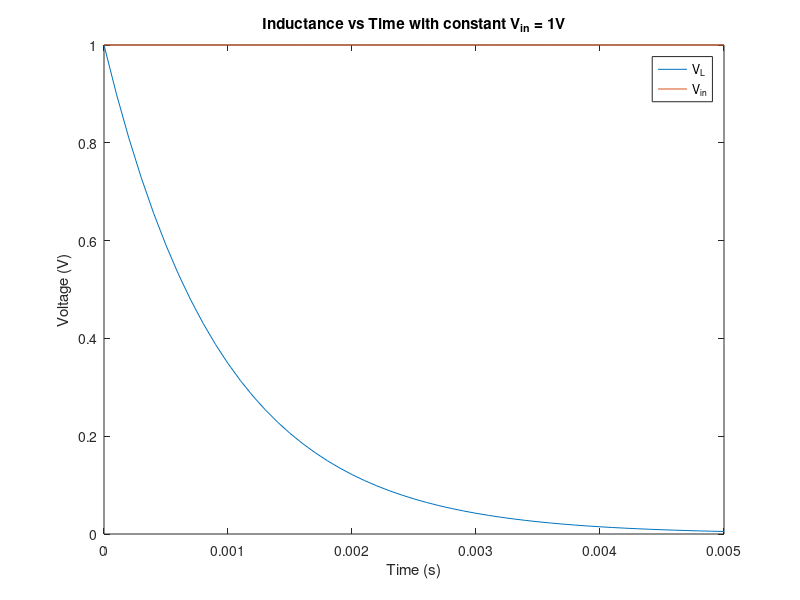

This chart was generated by the following MATLAB code: (Note: this script raises an error after producing the figure.)
%% Part 2 RL Circuit Simulation.

t0= 0; %Start Time in seconds 
h = 0.0001;% time step in seconds
R = 1e2;% Resistance
L = 0.1;%induction
tf= 0.005; %End Time in seconds
t = linspace(t0,tf,((tf-t0)/h) +1);
V_in_0 = 1;
V_L_0 = V_in_0; % at time zero the current is zero and no voltage is dropped across the resistor.
I_L_0 = 0;


V_in = V_in_0.*ones(1,length(t)) ; % input voltage source
V_L = zeros(1, length(t));
V_L(1,1) = V_L_0;
I_L = zeros(1, length(t));
I_L(1,1) = I_L_0;


%% equation: i(k+1) = (1-hR/L)*i,k + (h/L)V_in,k
% To vectorize the eq, it becomes: i(k+1) = C*i_k + B*V_in_k
b = h/L;
a = R*b;
c = 1-a;

%Container called |container| to house the currents and v_in

container = [I_L; V_L ;V_in];


%%

A = [c b]; 
current_matix = [(-1*R) 1];
for j = 2:length(t)
container(1,j) =  A*container([1 3], j-1);
container(2,j) = current_matix*container([1 3], j); % Calculates the voltage, V_L = V_I - V_R; V_R = RI
end


%%

figure();
plot(t, container([2 3],:));
title('Inductance vs Time with constant V_{in} = 1V');
legend('V_L','V_{in}');
ylabel('Voltage (V)');
xlabel('Time (s)');
%% Part 2: RL circuit Simulation

t0= 0; %Start Time in seconds 
R = 1e3;% Resistance
L = 1e-1;% Inductance
tf= 0.005; %End Time in seconds
h = 0.00001;% time step in seconds
V_in_0 = 1; 
V_L_0 = 0;

% Time Series
t = linspace(t0,tf,((tf-t0)/h) +1);
V_L_in = V_in_0*ones(1,length(t)) ; % input voltage source
i_k = zeros(1, length(t));
% V_C(1,1) = V_C_0;

%% Equation to implement: V_c,k+1 = (1 - Rh/L)*V_c,k + (h/L)*V_in,k
%                                 =  a*i_k + b*V_in,k
b = h/L;
a = 1-((R*h)/L);

%% Apply it to each case and graph each case and the result
% make 4 cases
A_container = zeros(1,4);
B_container = zeros(1,4);
h_test_container = [0.00001,0.0001,0.001,0.01];
container = [i_k; V_L_in];
result = [];
for i = 1:4
    A_container(:,i) = 1-(R*h_test_container(i)/L);
    B_container(:,i) = h_test_container(i)/L;
    constant_container = [A_container(:,i) B_container(:,i)];
    Vt = RL_simulation(constant_container, container);
    result = [result; Vt];
end
figure();
plot(result(1,:),result(2,:));

%% Implement the equation
% transformation matrix 
% we only have 1 voltage and 1 current, we can keep them in a vector to do
% the dot product between a vector of coefficients and a vector including
% current and voltage
% V_in; 

function current = RL_simulation(A, container)
    for i = 2:length(container)
        container(1,i) = A*container(:,i-1);
    end
    current = container;
end
